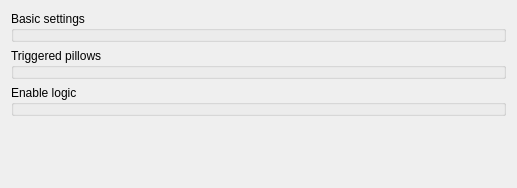
<?xml version="1.0" encoding="UTF-8"?>
<ui version="4.0">
 <class>ILineEdit</class>
 <widget class="QWidget" name="ILineEdit">
  <property name="geometry">
   <rect>
    <x>0</x>
    <y>0</y>
    <width>517</width>
    <height>188</height>
   </rect>
  </property>
  <property name="windowTitle">
   <string>LineEdit preferences</string>
  </property>
  <layout class="QVBoxLayout" name="verticalLayout">
   <item>
    <widget class="GroupBox" name="groupBox">
     <property name="title">
      <string>Basic settings</string>
     </property>
     <property name="template" stdset="0">
      <string>inspector-groupbox-roomandpath</string>
     </property>
    </widget>
   </item>
   <item>
    <widget class="GroupBox" name="groupBox_3">
     <property name="title">
      <string>Triggered pillows</string>
     </property>
     <property name="template" stdset="0">
      <string>inspector-groupbox-triggeredpillows</string>
     </property>
    </widget>
   </item>
   <item>
    <widget class="GroupBox" name="groupBox_2">
     <property name="title">
      <string>Enable logic</string>
     </property>
     <property name="template" stdset="0">
      <string>inspector-groupbox-enablelogic</string>
     </property>
    </widget>
   </item>
   <item>
    <spacer name="verticalSpacer">
     <property name="orientation">
      <enum>Qt::Vertical</enum>
     </property>
     <property name="sizeHint" stdset="0">
      <size>
       <width>20</width>
       <height>40</height>
      </size>
     </property>
    </spacer>
   </item>
  </layout>
 </widget>
 <customwidgets>
  <customwidget>
   <class>GroupBox</class>
   <extends>QGroupBox</extends>
   <header>wallaby.frontends.qt.widgets.containers.groupBox</header>
  </customwidget>
 </customwidgets>
 <resources/>
 <connections/>
</ui>
